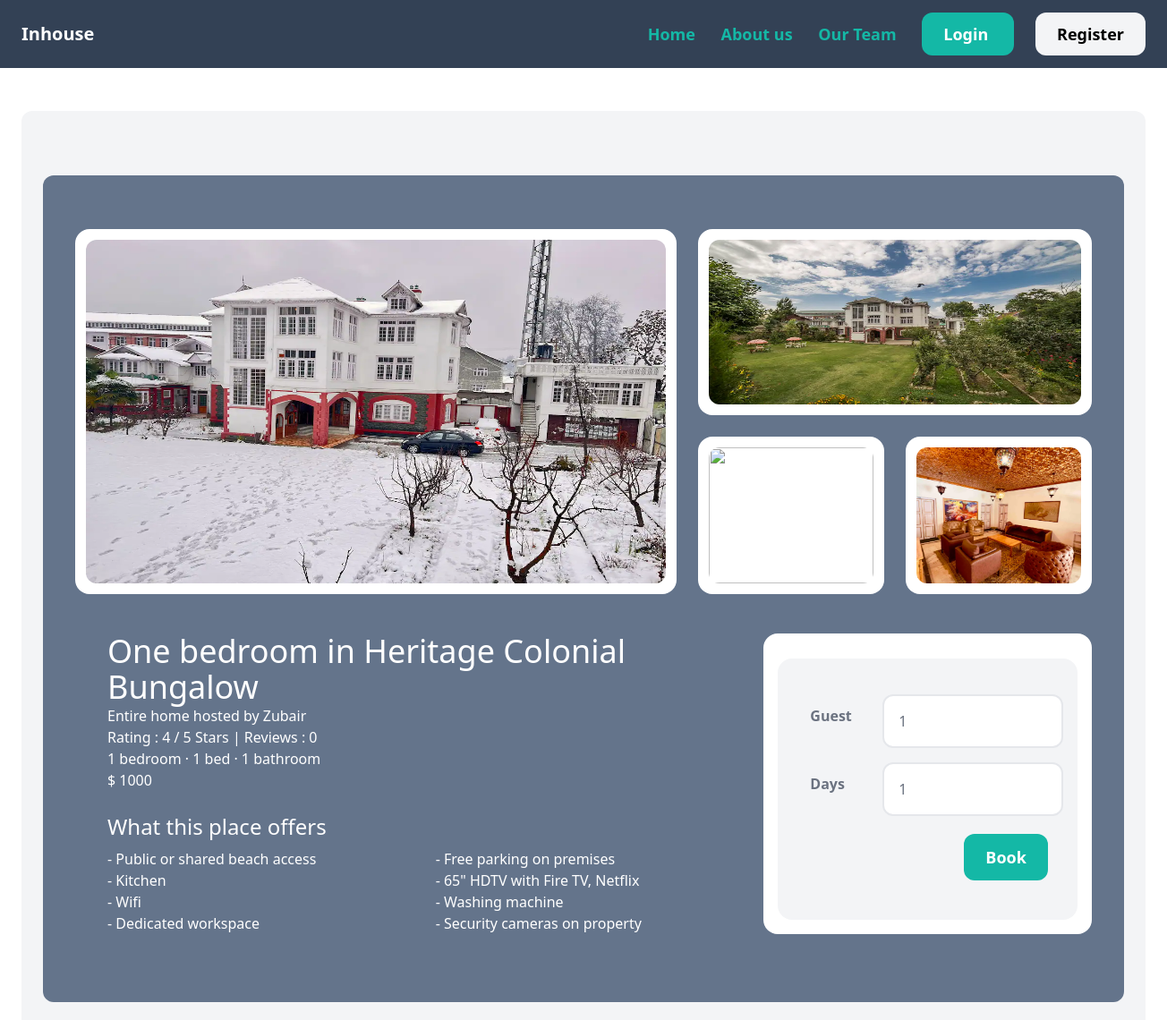
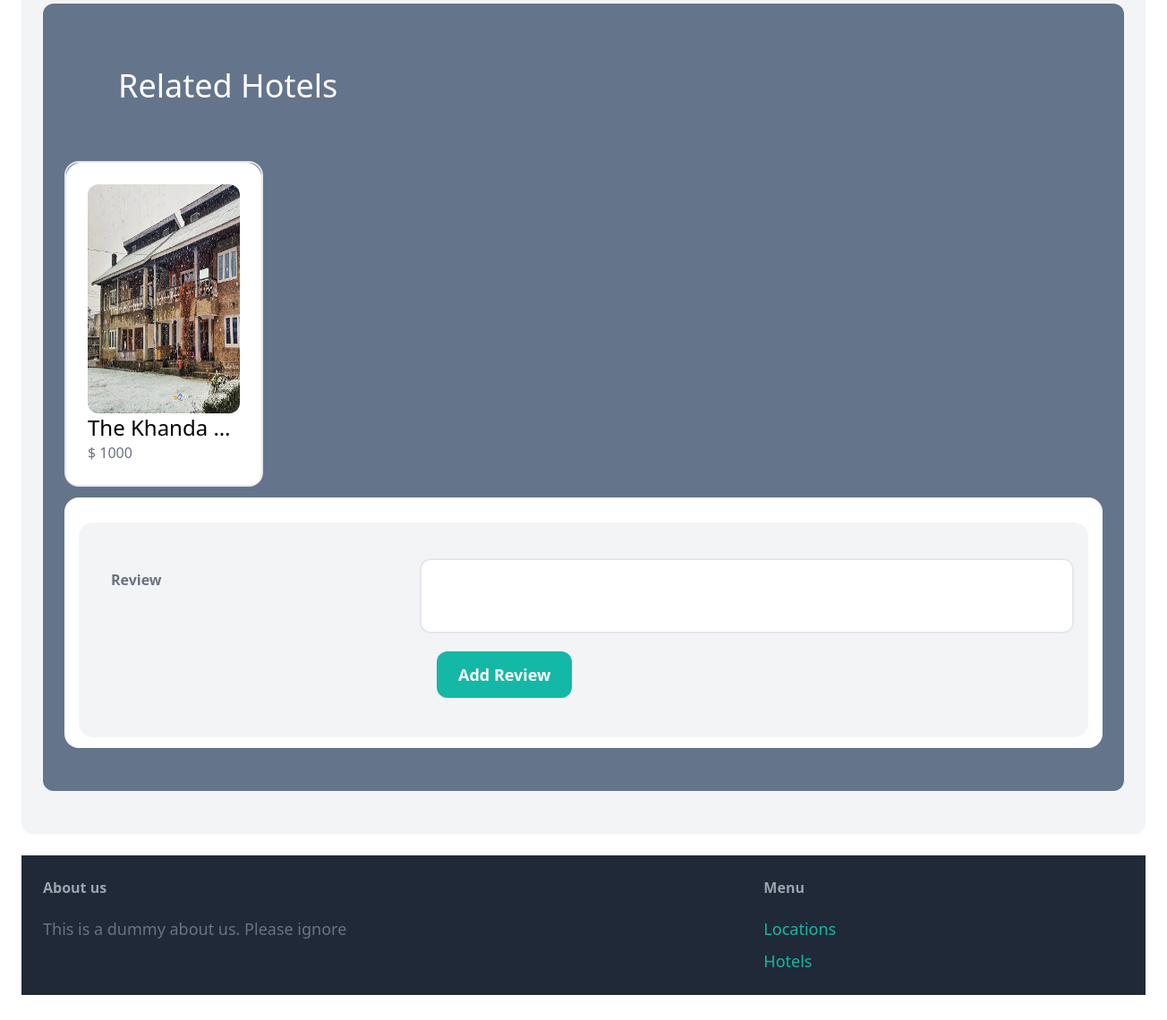
Page /get_hotel_detials/One bedroom in Heritage Colonial Bungalow/ on the committed database (2 pictures, top to bottom).
### hotel/models.py (models this page shows, shortened)
class Hotel(models.Model):
    location = models.ForeignKey(Location, on_delete=models.CASCADE)
    name = models.CharField(max_length=50)
    index = models.CharField(max_length=3)
    description = models.TextField()
    short_description = models.CharField(max_length=50, blank=True, null=True)
    host_description = models.CharField(max_length=50, blank=True, null=True)
    long_description = models.TextField(null=True)
    image = models.ImageField(upload_to="hotel_images", blank=True, null=True)
    price = models.IntegerField()

### hotel/views.py (the view)
# urls.py: path('get_hotel_detials/<str:hotel_name>/', get_hotel_detials, name="get_hotel_detials")
def get_hotel_detials(request, hotel_name):
    hotel = Hotel.objects.get(name__iexact=hotel_name)
    location_name = hotel.location.name
    related_hotels = Hotel.objects.filter(location__name=location_name).exclude(name__iexact=hotel_name)
    reviews = Reviews.objects.filter(hotel=hotel)
    context = {
        "hotel": hotel,
        "location_name": location_name,
        "hotels": related_hotels,
        "reviews": reviews
    }
    return render(request, "hotel/hotel_details.html", context=context)

### hotel/templates/hotel/hotel_details.html (shortened to what this page needs)
{% extends 'core/base.html' %}
{% block content %}
<div class="mt-6 px-6 py-12 bg-gray-100 rounded-xl">
    <div class="mt-6 px-6 py-12 bg-slate-500 rounded-xl">
        <div class="grid grid-cols-5">
            <div class="bg-white p-3 m-3 rounded-2xl col-span-3">
                <img src="/media/hotels/{{hotel.location.name|lower}}/house{{hotel.index}}.png" class="rounded-xl w-full h-96">
            </div>
            <div class="col-span-2">
                <div class="bg-white p-3 m-3 rounded-2xl h-52">
                    <img src="/media/hotels/{{hotel.location.name|lower}}/house{{hotel.index}}1.png" class="rounded-xl w-full h-full">
                </div>
                <div class="grid grid-cols-2">
                    <div class="bg-white p-3 m-3 rounded-2xl h-44">
                        <img src="/media/hotels/{{hotel.location.name|lower}}/house{{hotel.index}}2.png" class="rounded-xl w-full h-full">
                    </div>
                    <div class="bg-white p-3 m-3 rounded-2xl h-44">
                        <img src="/media/hotels/{{hotel.location.name|lower}}/house{{hotel.index}}3.png" class="rounded-xl w-full h-full">
                    </div>
                </div>
            </div>
        </div>
        <div class="grid grid-cols-2 mt-5">
            <div class="mb-4 ml-9 p-3 text-white col-span-2">
                <div class="grid grid-cols-3">
                    <div class="col-span-2">
                        <h1 class="h1 text-white text-4xl">{{hotel.name}}</h1>
                        <h2 class="h2"> {{hotel.host_description}} </h2>
                        <h3 class="h3">Rating : {{hotel.short_description}} Stars | Reviews : 0</h3>
                        <h3 class="h3">{{hotel.long_description}}</h3>
                        <h3 class="h3">$ {{hotel.price}}</h3>
                        <h2 class="h2 pt-6 pb-2 text-white text-2xl">What this place offers</h2>
                        <div class="grid grid-cols-2 text-m" >
                            <ul>
                                <li>- Public or shared beach access</li>
                                <li>- Kitchen</li>
                                <li>- Wifi</li>
                                <li>- Dedicated workspace</li>
                            </ul>
                            <ul>
                                <li>- Free parking on premises</li>
                                <li>- 65" HDTV with Fire TV, Netflix</li>
                                <li>- Washing machine</li>
                                <li>- Security cameras on property</li>
                            </ul>
                        </div>
                    </div>
                    <div class="bg-white p-3 rounded-2xl w-full">
                        <form class="mx-1 mt-4 text-gray-500 " method="post" enctype="multipart/form-data" action="/book/{{hotel.id}}">
                            <div class="bg-gray-100 py-8 px-4 rounded-2xl">
                              <div class="">
                                <div class=" grid grid-cols-3 flex-fill">
                                  <label class="font-semibold text-gray-500 p-2 m-3 rounded-2xl" for="bio">Guest</label>
                                  <input type="number" name="guest" class="rounded-xl p-4 my-2 border-2 col-span-2" style="resize: none;" value=1 min="1" max="100" required>
                                </div>
                                <div class=" grid grid-cols-3 flex-fill">
                                  <label class="font-semibold text-gray-500 p-2 m-3 rounded-2xl" for="profile">Days</label>
                                  <input type="number" name="days" class="rounded-xl p-4 my-2 border-2 col-span-2" style="resize: none;" value=1 min="1" max="100" required>
                                </div>
                                <button type='submit' class="px-6 mx-48 py-3 my-3 text-lg font-semibold bg-teal-500 text-white rounded-xl hover:bg-teal-700"> Book </button>
                              </div>
                            </div>
                        </form>
                    </div>
                </div>
            </div>
        </div>
    </div>
    <div class="mt-6 px-6 py-12 bg-slate-500  rounded-xl">
        <div class="mb-4 ml-9 p-6 text-white">
            <h1 class="h1  text-white text-4xl">Related Hotels</h1>
        </div>
        <div class="grid grid-cols-5 gap-3 mt-10">
            {% for hotel in hotels %}
                <a href={% url "get_hotel_detials" hotel_name=hotel.name %} class="border-2 max-w-none rounded-2xl">
                    <div class="p-6 bg-white rounded-b-xl max-w-xs h-full rounded-2xl">
                        <img src="/media/hotels/{{hotel.location.name|lower}}/house{{hotel.index}}.png" class="rounded-xl h-64 w-72">
                        <h2 class="text-2xl truncate">{{hotel.name}}</h2>
                        <p class="text-gray-500">$ {{hotel.price}}</p>
                    </div>
                </a>
            {% endfor %}
        </div>
        <div class="bg-white p-3 mt-3 rounded-2xl w-full">
            <form class="mx-1 mt-4 text-gray-500 " method="post" enctype="multipart/form-data" action="/review/{{hotel.id}}">
                <div class="bg-gray-100 py-8 px-4 rounded-2xl">
                  <div class="">
                    <div class=" grid grid-cols-3 flex-fill">
                      <label class="font-semibold text-gray-500 p-2 m-3 rounded-2xl" for="bio">Review</label>
                      <textarea type="text" name="text" class="rounded-xl p-4 my-2 border-2 col-span-2" style="resize: none;" required></textarea>
                    </div>
                    <button type='submit' class="px-6 mx-96 py-3 my-3 text-lg font-semibold bg-teal-500 text-white rounded-xl hover:bg-teal-700"> Add Review </button>
                  </div>
                </div>
            </form>
        </div>
</div>
{% endblock %}

### rows in the picture
Hotel: name "One bedroom in Heritage Colonial Bungalow", host_description "Entire home hosted by Zubair", short_description "4 / 5", long_description "1 bedroom · 1 bed · 1 bathroom", price "1000"
Hotel: name "The Khanda…", price "1000"
